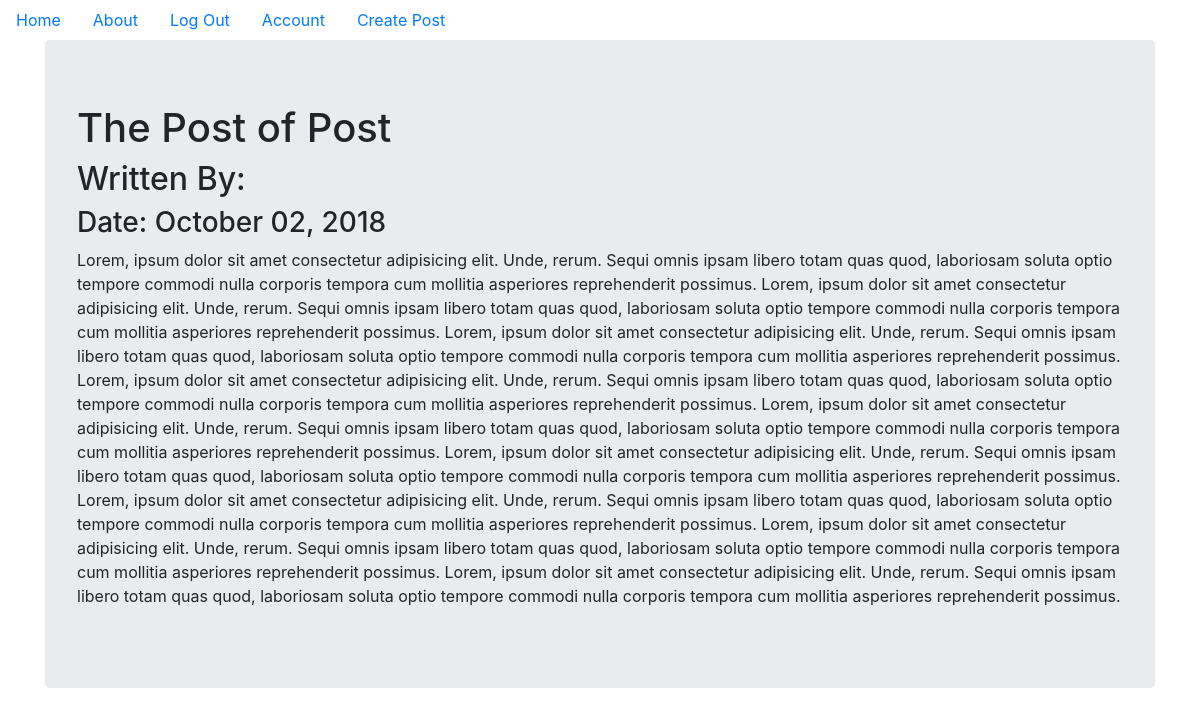
The app's page /2 (signed in), older data.
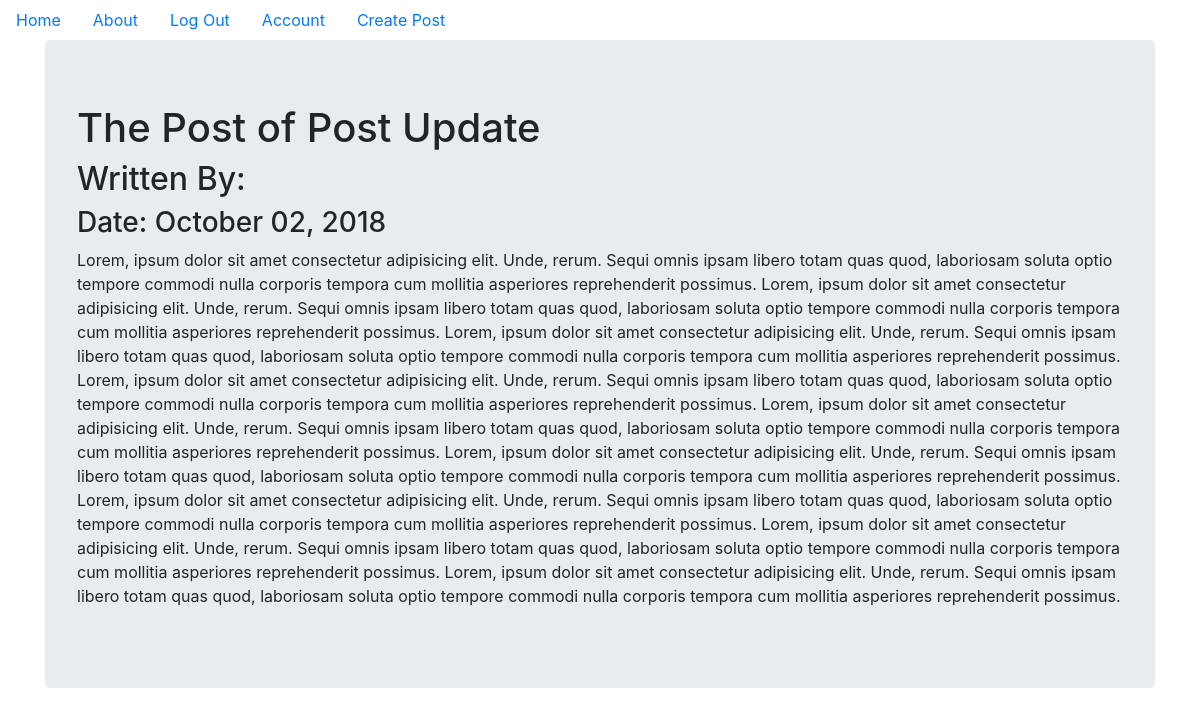
The same page, newer data.
### pupblog/models.py (models this page shows, shortened)
class BlogPost(db.Model):
  users = db.relationship(User)
  id = db.Column(db.Integer, primary_key=True)
  user_id = db.Column(db.Integer, db.ForeignKey('users.id'), nullable=False)
  date = db.Column(db.DateTime, nullable=False, default=datetime.utcnow)
  title = db.Column(db.String(140), nullable=False)
  text = db.Column(db.Text, nullable=False)

### pupblog/users/views.py (the view)
@users.route('/<username>')
def user_posts(username):
  page = request.args.get('page', 1, type=int)
  user = User.query.filter_by(username=username).first_or_404()
  blog_posts = BlogPost.query.filter_by(author=user).order_by(BlogPost.date.desc()).pagignate(page=page, per_page=5)
  return render_template('user_blog_posts.html', blog_posts=blog_posts, user=user)

### pupblog/blogposts/views.py (called while the page is built)
@blog_posts.route('/<int:blog_post_id>')
def blog_post(blog_post_id):
  blog_post = BlogPost.query.get_or_404(blog_post_id)
  return render_template('blog_post.html', title=blog_post.title,
                                date=blog_post.date, post=blog_post)

### pupblog/models.py (called while the page is built)
@login_manager.user_loader
def user_loader(user_id):
  return User.query.get(user_id)

### pupblog/templates/blog_post.html (shortened to what this page needs)
{% extends "base.html" %}
{% block content %}
<div class="jumbotron">
  <h1>{{ title }}</h1>
  <h2>Written By:{{ post.author.user}}</h2>
  <h3>Date: {{post.date.strftime('%B %d, %Y')}}</h3>
  <p>{{post.text}}</p>
</div>
{% endblock %}

Row changes from the older to the newer data that the page shows:
changed BlogPost: title "The Post of Post" → "The Post of Post Update"
